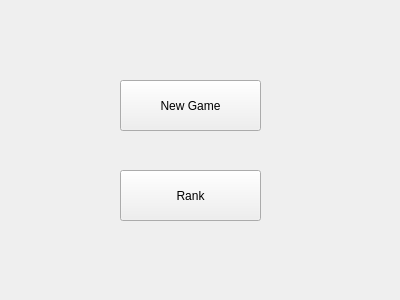
<?xml version="1.0" encoding="UTF-8"?>
<ui version="4.0">
 <class>Form</class>
 <widget class="QWidget" name="Form">
  <property name="geometry">
   <rect>
    <x>0</x>
    <y>0</y>
    <width>400</width>
    <height>300</height>
   </rect>
  </property>
  <property name="windowTitle">
   <string>Form</string>
  </property>
  <widget class="QPushButton" name="pushButton">
   <property name="geometry">
    <rect>
     <x>120</x>
     <y>80</y>
     <width>141</width>
     <height>51</height>
    </rect>
   </property>
   <property name="text">
    <string>New Game</string>
   </property>
  </widget>
  <widget class="QPushButton" name="pushButton_2">
   <property name="geometry">
    <rect>
     <x>120</x>
     <y>170</y>
     <width>141</width>
     <height>51</height>
    </rect>
   </property>
   <property name="text">
    <string>Rank</string>
   </property>
  </widget>
 </widget>
 <resources/>
 <connections/>
</ui>
